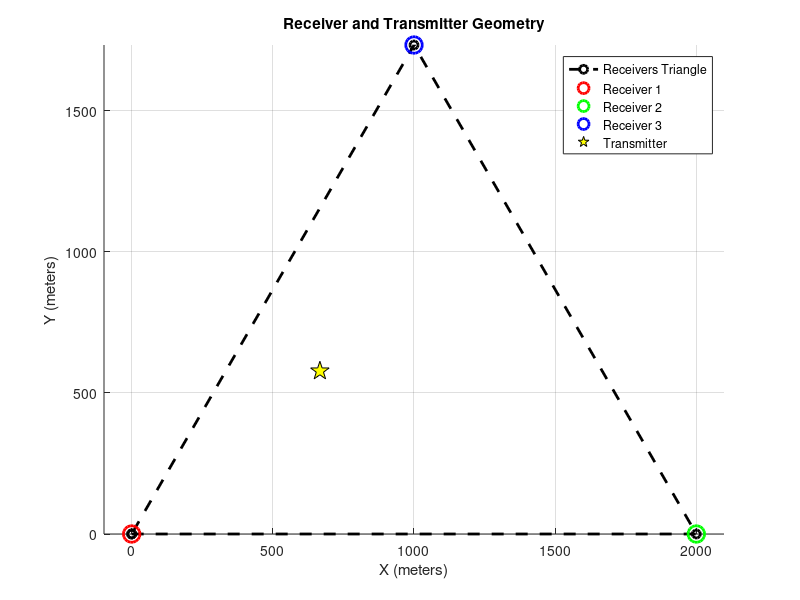

MATLAB code to generate this figure:
a = 2000; % Side of equilateral triangle

% Receiver coordinates
R1 = [0, 0];
R2 = [a, 0];
R3 = [a/2, a*sqrt(3)/2];

% Transmitter (centroid calculation)
Tx = [a/3, a*sqrt(3)/6];

figure;
hold on;

% Plot triangle connecting receivers
plot([R1(1), R2(1), R3(1), R1(1)], [R1(2), R2(2), R3(2), R1(2)], 'ko--','LineWidth',2);

% Plot receivers
plot(R1(1), R1(2), 'ro', 'MarkerSize', 12, 'LineWidth',2, 'DisplayName', 'Receiver 1');
plot(R2(1), R2(2), 'go', 'MarkerSize', 12, 'LineWidth',2, 'DisplayName', 'Receiver 2');
plot(R3(1), R3(2), 'bo', 'MarkerSize', 12, 'LineWidth',2, 'DisplayName', 'Receiver 3');

% Plot transmitter
plot(Tx(1), Tx(2), 'kp', 'MarkerSize', 14, 'MarkerFaceColor', 'y', 'DisplayName', 'Transmitter');

legend('Receivers Triangle','Receiver 1','Receiver 2','Receiver 3','Transmitter');
xlabel('X (meters)');
ylabel('Y (meters)');
title('Receiver and Transmitter Geometry');
axis equal; grid on;
hold off;
